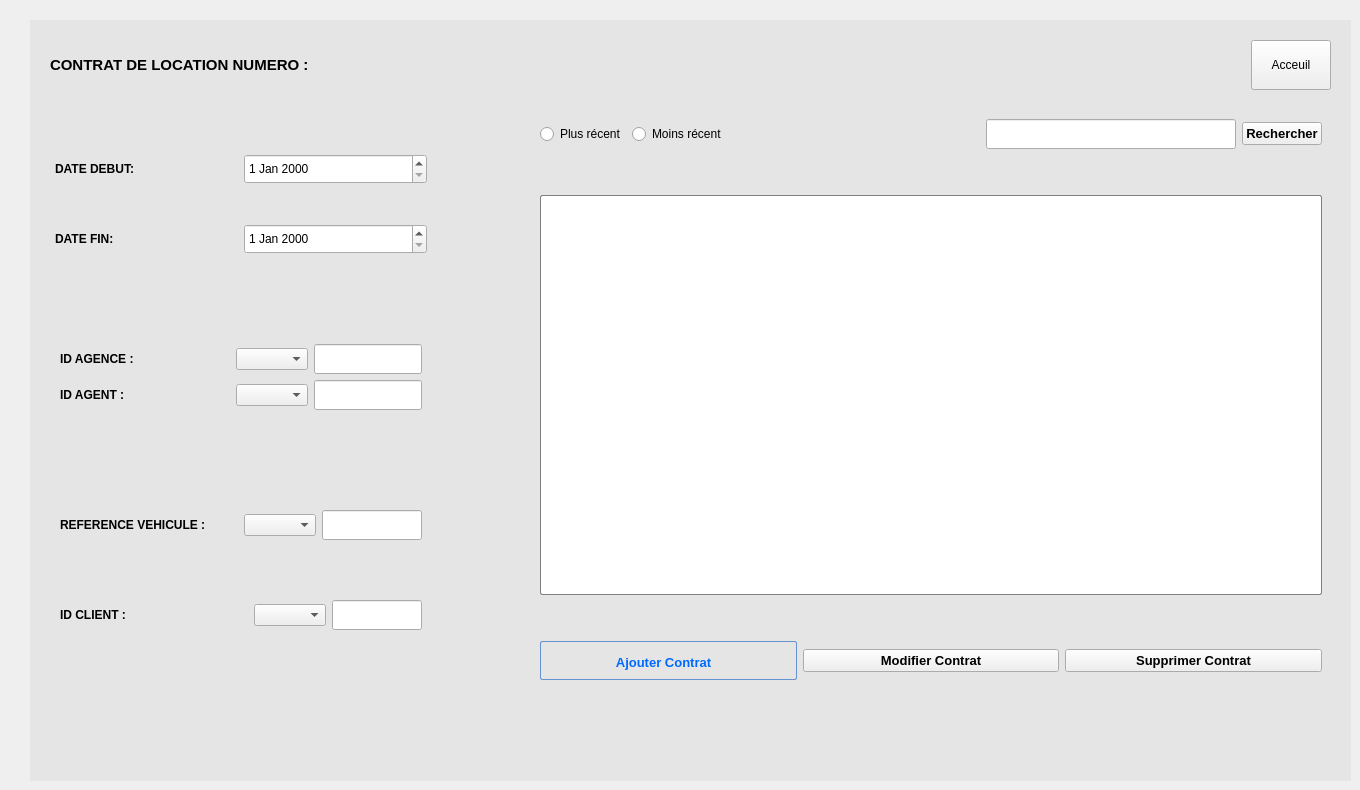
   <widget class="QWidget" name="stackedWidgetPage1">
    <widget class="QWidget" name="gridWidget" native="true">
     <property name="geometry">
      <rect>
       <x>30</x>
       <y>20</y>
       <width>1321</width>
       <height>761</height>
      </rect>
     </property>
     <property name="styleSheet">
      <string notr="true">#gridWidget {
	background : #e5e5e5;
}</string>
     </property>
     <layout class="QGridLayout" name="gridLayout" rowstretch="0,0,0">
      <property name="leftMargin">
       <number>20</number>
      </property>
      <property name="topMargin">
       <number>20</number>
      </property>
      <property name="rightMargin">
       <number>20</number>
      </property>
      <property name="bottomMargin">
       <number>20</number>
      </property>
      <property name="spacing">
       <number>20</number>
      </property>
      <item row="1" column="2">
       <widget class="QWidget" name="verticalWidget" native="true">
        <property name="minimumSize">
         <size>
          <width>800</width>
          <height>100</height>
         </size>
        </property>
        <layout class="QVBoxLayout" name="verticalLayout">
         <item>
          <layout class="QHBoxLayout" name="horizontalLayout_6">
           <item>
            <layout class="QHBoxLayout" name="horizontalLayout_21">
             <item>
              <widget class="QRadioButton" name="radioButton_new">
               <property name="text">
                <string>Plus récent</string>
               </property>
              </widget>
             </item>
             <item>
              <widget class="QRadioButton" name="radioButton_old">
               <property name="text">
                <string>Moins récent </string>
               </property>
              </widget>
             </item>
            </layout>
           </item>
           <item>
            <spacer name="horizontalSpacer_5">
             <property name="orientation">
              <enum>Qt::Horizontal</enum>
             </property>
             <property name="sizeHint" stdset="0">
              <size>
               <width>40</width>
               <height>20</height>
              </size>
             </property>
            </spacer>
           </item>
           <item>
            <widget class="QLineEdit" name="lineEdit_rechercherContrat">
             <property name="minimumSize">
              <size>
               <width>40</width>
               <height>30</height>
              </size>
             </property>
            </widget>
           </item>
           <item>
            <widget class="QPushButton" name="pushButton">
             <property name="font">
              <font>
               <family>Arial</family>
               <pointsize>10</pointsize>
               <weight>75</weight>
               <italic>false</italic>
               <bold>true</bold>
              </font>
             </property>
             <property name="text">
              <string>Rechercher</string>
             </property>
            </widget>
           </item>
          </layout>
         </item>
         <item>
          <spacer name="verticalSpacer_20">
           <property name="orientation">
            <enum>Qt::Vertical</enum>
           </property>
           <property name="sizeHint" stdset="0">
            <size>
             <width>20</width>
             <height>40</height>
            </size>
           </property>
          </spacer>
         </item>
         <item>
          <widget class="QTableView" name="tableContratLocation">
           <property name="minimumSize">
            <size>
             <width>700</width>
             <height>400</height>
            </size>
           </property>
           <property name="styleSheet">
            <string notr="true">QTableView {
background: white;
color: black;
border-radius: 2px;
border: 1px solid grey;
}

QTableView::item:selected {
background: #1464a0;
color: white;
}</string>
           </property>
          </widget>
         </item>
         <item>
          <spacer name="verticalSpacer_21">
           <property name="orientation">
            <enum>Qt::Vertical</enum>
           </property>
           <property name="sizeHint" stdset="0">
            <size>
             <width>20</width>
             <height>40</height>
            </size>
           </property>
          </spacer>
         </item>
         <item>
          <layout class="QHBoxLayout" name="horizontalLayout_5">
           <item>
            <widget class="QPushButton" name="pushButton_AjouterContrat">
             <property name="font">
              <font>
               <family>Arial</family>
               <pointsize>10</pointsize>
               <weight>75</weight>
               <italic>false</italic>
               <bold>true</bold>
              </font>
             </property>
             <property name="styleSheet">
              <string notr="true">QPushButton:hover{
        background: qlineargradient(x1 : 0, y1 : 0, x2 : 0, y2 :   1, stop :   0.0 #ffd9aa,
                stop :   0.5 #ffbb6e, stop :   0.55 #feae42, stop :   1.0 #fedb74);
}

QPushButton {
        border: 1px solid #6593cf;
        border-radius: 2px;
        padding: 5px 15px 2px 5px;
        background: qlineargradient(x1 : 0, y1 : 0, x2 : 0, y2 :   1, stop :   0.0 #f5f9ff,
                stop :   0.5 #c7dfff, stop :   0.55 #afd2ff, stop :   1.0 #c0dbff);
        color: #006aff;
        font: bold large &quot;Arial&quot;;
        height: 30px;
}




QPushButton:pressed {
        background: qlineargradient(x1 : 0, y1 : 0, x2 : 0, y2 :   1, stop :   0.0 #c0dbff,
        stop :   0.5 #cfd26f, stop :   0.55 #c7df6f, stop :   1.0 #f5f9ff);
        padding-top: 2px;
        padding-left: 3px;

}


QPushButton:on {
        background: qlineargradient(x1 : 0, y1 : 0, x2 : 0, y2 :   1, stop :   0.0 #5AA72D,
        stop :   0.5 #B3E296, stop :   0.55 #B3E296, stop :   1.0 #f5f9ff);
        padding-top: 2px;
        padding-left: 3px;
}

QPushButton:disabled {
        background: transparent #e5e9ee;
        padding-top: 2px;        
        padding-left: 3px;
        color: black;
}</string>
             </property>
             <property name="text">
              <string>Ajouter Contrat</string>
             </property>
            </widget>
           </item>
           <item>
            <widget class="QPushButton" name="pushButton_ModifieContrat">
             <property name="font">
              <font>
               <family>Arial</family>
               <pointsize>10</pointsize>
               <weight>75</weight>
               <italic>false</italic>
               <bold>true</bold>
              </font>
             </property>
             <property name="text">
              <string>Modifier Contrat</string>
             </property>
            </widget>
           </item>
           <item>
            <widget class="QPushButton" name="pushButton_supprimerContrat">
             <property name="font">
              <font>
               <family>Arial</family>
               <pointsize>10</pointsize>
               <weight>75</weight>
               <italic>false</italic>
               <bold>true</bold>
              </font>
             </property>
             <property name="text">
              <string>Supprimer Contrat</string>
             </property>
            </widget>
           </item>
          </layout>
         </item>
        </layout>
       </widget>
      </item>
      <item row="2" column="2">
       <spacer name="verticalSpacer_12">
        <property name="orientation">
         <enum>Qt::Vertical</enum>
        </property>
        <property name="sizeHint" stdset="0">
         <size>
          <width>20</width>
          <height>40</height>
         </size>
        </property>
       </spacer>
      </item>
      <item row="0" column="0">
       <layout class="QHBoxLayout" name="horizontalLayout_8">
        <item>
         <widget class="QLabel" name="label_7">
          <property name="font">
           <font>
            <pointsize>11</pointsize>
            <weight>75</weight>
            <bold>true</bold>
           </font>
          </property>
          <property name="text">
           <string>CONTRAT DE LOCATION NUMERO :</string>
          </property>
         </widget>
        </item>
        <item>
         <widget class="QLabel" name="label_8">
          <property name="text">
           <string/>
          </property>
         </widget>
        </item>
       </layout>
      </item>
      <item row="1" column="1">
       <spacer name="horizontalSpacer_4">
        <property name="orientation">
         <enum>Qt::Horizontal</enum>
        </property>
        <property name="sizeHint" stdset="0">
         <size>
          <width>115</width>
          <height>448</height>
         </size>
        </property>
       </spacer>
      </item>
      <item row="0" column="2">
       <layout class="QHBoxLayout" name="horizontalLayout_4">
        <item>
         <spacer name="horizontalSpacer_6">
          <property name="orientation">
           <enum>Qt::Horizontal</enum>
          </property>
          <property name="sizeHint" stdset="0">
           <size>
            <width>40</width>
            <height>20</height>
           </size>
          </property>
         </spacer>
        </item>
        <item>
         <widget class="QPushButton" name="PBacceuil">
          <property name="enabled">
           <bool>true</bool>
          </property>
          <property name="minimumSize">
           <size>
            <width>50</width>
            <height>50</height>
           </size>
          </property>
          <property name="text">
           <string>Acceuil</string>
          </property>
         </widget>
        </item>
       </layout>
      </item>
      <item row="1" column="0">
       <widget class="QWidget" name="widget" native="true">
        <property name="minimumSize">
         <size>
          <width>350</width>
          <height>0</height>
         </size>
        </property>
        <layout class="QVBoxLayout" name="verticalLayout_11">
         <property name="leftMargin">
          <number>5</number>
         </property>
         <property name="topMargin">
          <number>10</number>
         </property>
         <property name="rightMargin">
          <number>5</number>
         </property>
         <property name="bottomMargin">
          <number>10</number>
         </property>
         <item>
          <layout class="QHBoxLayout" name="horizontalLayout_9">
           <item>
            <widget class="QLabel" name="label">
             <property name="font">
              <font>
               <pointsize>9</pointsize>
               <weight>75</weight>
               <bold>true</bold>
              </font>
             </property>
             <property name="text">
              <string>DATE DEBUT:</string>
             </property>
            </widget>
           </item>
           <item>
            <widget class="QDateEdit" name="dateEdit_debutLocation">
             <property name="minimumSize">
              <size>
               <width>20</width>
               <height>30</height>
              </size>
             </property>
            </widget>
           </item>
          </layout>
         </item>
         <item>
          <layout class="QHBoxLayout" name="horizontalLayout_7">
           <item>
            <widget class="QLabel" name="label_2">
             <property name="font">
              <font>
               <pointsize>9</pointsize>
               <weight>75</weight>
               <bold>true</bold>
              </font>
             </property>
             <property name="text">
              <string>DATE FIN:</string>
             </property>
            </widget>
           </item>
           <item>
            <widget class="QDateEdit" name="dateEdit_finLocation">
             <property name="minimumSize">
              <size>
               <width>20</width>
               <height>30</height>
              </size>
             </property>
            </widget>
           </item>
          </layout>
         </item>
         <item>
          <spacer name="verticalSpacer">
           <property name="orientation">
            <enum>Qt::Vertical</enum>
           </property>
           <property name="sizeType">
            <enum>QSizePolicy::Preferred</enum>
           </property>
           <property name="sizeHint" stdset="0">
            <size>
             <width>30</width>
             <height>40</height>
            </size>
           </property>
          </spacer>
         </item>
         <item>
          <layout class="QVBoxLayout" name="verticalLayout_12">
           <property name="leftMargin">
            <number>5</number>
           </property>
           <property name="topMargin">
            <number>10</number>
           </property>
           <property name="rightMargin">
            <number>5</number>
           </property>
           <property name="bottomMargin">
            <number>10</number>
           </property>
           <item>
            <layout class="QHBoxLayout" name="horizontalLayout_11">
             <item>
              <widget class="QLabel" name="label_4">
               <property name="font">
                <font>
                 <pointsize>9</pointsize>
                 <weight>75</weight>
                 <bold>true</bold>
                </font>
               </property>
               <property name="text">
                <string>ID AGENCE :</string>
               </property>
              </widget>
             </item>
             <item>
              <spacer name="horizontalSpacer_3">
               <property name="orientation">
                <enum>Qt::Horizontal</enum>
               </property>
               <property name="sizeHint" stdset="0">
                <size>
                 <width>35</width>
                 <height>20</height>
                </size>
               </property>
              </spacer>
             </item>
             <item>
              <widget class="QComboBox" name="comboBox_Idagence"/>
             </item>
             <item>
              <widget class="QLineEdit" name="lineEdit_Idagence">
               <property name="minimumSize">
                <size>
                 <width>0</width>
                 <height>30</height>
                </size>
               </property>
              </widget>
             </item>
            </layout>
           </item>
           <item>
            <layout class="QHBoxLayout" name="horizontalLayout_12">
             <item>
              <widget class="QLabel" name="label_3">
               <property name="font">
                <font>
                 <pointsize>9</pointsize>
                 <weight>75</weight>
                 <bold>true</bold>
                </font>
               </property>
               <property name="text">
                <string>ID AGENT :</string>
               </property>
              </widget>
             </item>
             <item>
              <spacer name="horizontalSpacer_2">
               <property name="orientation">
                <enum>Qt::Horizontal</enum>
               </property>
               <property name="sizeHint" stdset="0">
                <size>
                 <width>40</width>
                 <height>20</height>
                </size>
               </property>
              </spacer>
             </item>
             <item>
              <widget class="QComboBox" name="comboBox_Idagent"/>
             </item>
             <item>
              <widget class="QLineEdit" name="lineEdit_Idagent">
               <property name="minimumSize">
                <size>
                 <width>0</width>
                 <height>30</height>
                </size>
               </property>
              </widget>
             </item>
            </layout>
           </item>
          </layout>
         </item>
         <item>
          <spacer name="verticalSpacer_11">
           <property name="orientation">
            <enum>Qt::Vertical</enum>
           </property>
           <property name="sizeType">
            <enum>QSizePolicy::Preferred</enum>
           </property>
           <property name="sizeHint" stdset="0">
            <size>
             <width>20</width>
             <height>40</height>
            </size>
           </property>
          </spacer>
         </item>
         <item>
          <layout class="QHBoxLayout" name="horizontalLayout_10">
           <property name="leftMargin">
            <number>5</number>
           </property>
           <property name="topMargin">
            <number>10</number>
           </property>
           <property name="rightMargin">
            <number>5</number>
           </property>
           <property name="bottomMargin">
            <number>10</number>
           </property>
           <item>
            <widget class="QLabel" name="label_5">
             <property name="font">
              <font>
               <pointsize>9</pointsize>
               <weight>75</weight>
               <bold>true</bold>
              </font>
             </property>
             <property name="text">
              <string>REFERENCE VEHICULE :</string>
             </property>
            </widget>
           </item>
           <item>
            <spacer name="horizontalSpacer_7">
             <property name="orientation">
              <enum>Qt::Horizontal</enum>
             </property>
             <property name="sizeHint" stdset="0">
              <size>
               <width>40</width>
               <height>20</height>
              </size>
             </property>
            </spacer>
           </item>
           <item>
            <widget class="QComboBox" name="comboBox_Reference"/>
           </item>
           <item>
            <widget class="QLineEdit" name="lineEdit_Reference">
             <property name="minimumSize">
              <size>
               <width>0</width>
               <height>30</height>
              </size>
             </property>
            </widget>
           </item>
          </layout>
         </item>
         <item>
          <layout class="QHBoxLayout" name="horizontalLayout_13">
           <property name="leftMargin">
            <number>5</number>
           </property>
           <property name="topMargin">
            <number>10</number>
           </property>
           <property name="rightMargin">
            <number>5</number>
           </property>
           <property name="bottomMargin">
            <number>10</number>
           </property>
           <item>
            <widget class="QLabel" name="label_6">
             <property name="font">
              <font>
               <pointsize>9</pointsize>
               <weight>75</weight>
               <bold>true</bold>
              </font>
             </property>
             <property name="text">
              <string>ID CLIENT :</string>
             </property>
            </widget>
           </item>
           <item>
            <spacer name="horizontalSpacer_8">
             <property name="orientation">
              <enum>Qt::Horizontal</enum>
             </property>
             <property name="sizeHint" stdset="0">
              <size>
               <width>140</width>
               <height>20</height>
              </size>
             </property>
            </spacer>
           </item>
           <item>
            <widget class="QComboBox" name="comboBox_Idclient"/>
           </item>
           <item>
            <widget class="QLineEdit" name="lineEdit_Idclient">
             <property name="minimumSize">
              <size>
               <width>0</width>
               <height>30</height>
              </size>
             </property>
            </widget>
           </item>
          </layout>
         </item>
        </layout>
       </widget>
      </item>
     </layout>
    </widget>
   </widget>
